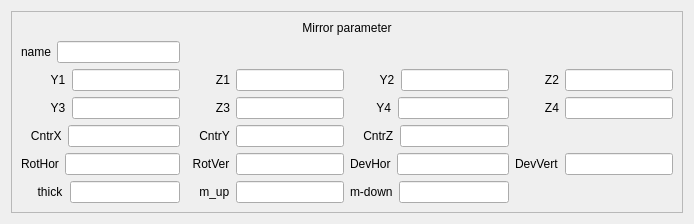
        <widget class="QWidget" name="MirrorWin_7" native="true">
         <layout class="QVBoxLayout" name="verticalLayout_13">
          <item>
           <widget class="QFrame" name="frame_12">
            <property name="frameShape">
             <enum>QFrame::StyledPanel</enum>
            </property>
            <property name="frameShadow">
             <enum>QFrame::Raised</enum>
            </property>
            <layout class="QGridLayout" name="gridLayout_12">
             <item row="6" column="2">
              <layout class="QFormLayout" name="formLayout_202">
               <item row="0" column="0">
                <widget class="QLabel" name="label_218">
                 <property name="text">
                  <string>m-down</string>
                 </property>
                </widget>
               </item>
               <item row="0" column="1">
                <widget class="QLineEdit" name="lineEdit_202">
                 <property name="sizePolicy">
                  <sizepolicy hsizetype="Preferred" vsizetype="Fixed">
                   <horstretch>0</horstretch>
                   <verstretch>0</verstretch>
                  </sizepolicy>
                 </property>
                </widget>
               </item>
              </layout>
             </item>
             <item row="4" column="2">
              <layout class="QFormLayout" name="formLayout_203">
               <item row="0" column="0">
                <widget class="QLabel" name="label_219">
                 <property name="text">
                  <string>    CntrZ</string>
                 </property>
                </widget>
               </item>
               <item row="0" column="1">
                <widget class="QLineEdit" name="lineEdit_203">
                 <property name="sizePolicy">
                  <sizepolicy hsizetype="Preferred" vsizetype="Fixed">
                   <horstretch>0</horstretch>
                   <verstretch>0</verstretch>
                  </sizepolicy>
                 </property>
                </widget>
               </item>
              </layout>
             </item>
             <item row="2" column="0">
              <layout class="QFormLayout" name="formLayout_204">
               <item row="0" column="0">
                <widget class="QLabel" name="label_220">
                 <property name="text">
                  <string>         Y1</string>
                 </property>
                </widget>
               </item>
               <item row="0" column="1">
                <widget class="QLineEdit" name="lineEdit_204">
                 <property name="sizePolicy">
                  <sizepolicy hsizetype="Preferred" vsizetype="Fixed">
                   <horstretch>0</horstretch>
                   <verstretch>0</verstretch>
                  </sizepolicy>
                 </property>
                </widget>
               </item>
              </layout>
             </item>
             <item row="6" column="1">
              <layout class="QFormLayout" name="formLayout_205">
               <item row="0" column="0">
                <widget class="QLabel" name="label_221">
                 <property name="text">
                  <string>    m_up</string>
                 </property>
                </widget>
               </item>
               <item row="0" column="1">
                <widget class="QLineEdit" name="lineEdit_205">
                 <property name="sizePolicy">
                  <sizepolicy hsizetype="Preferred" vsizetype="Fixed">
                   <horstretch>0</horstretch>
                   <verstretch>0</verstretch>
                  </sizepolicy>
                 </property>
                </widget>
               </item>
              </layout>
             </item>
             <item row="5" column="2">
              <layout class="QFormLayout" name="formLayout_206">
               <item row="0" column="0">
                <widget class="QLabel" name="label_222">
                 <property name="text">
                  <string>DevHor</string>
                 </property>
                </widget>
               </item>
               <item row="0" column="1">
                <widget class="QLineEdit" name="lineEdit_206">
                 <property name="sizePolicy">
                  <sizepolicy hsizetype="Preferred" vsizetype="Fixed">
                   <horstretch>0</horstretch>
                   <verstretch>0</verstretch>
                  </sizepolicy>
                 </property>
                </widget>
               </item>
              </layout>
             </item>
             <item row="3" column="1">
              <layout class="QFormLayout" name="formLayout_207">
               <item row="0" column="0">
                <widget class="QLabel" name="label_223">
                 <property name="text">
                  <string>         Z3</string>
                 </property>
                </widget>
               </item>
               <item row="0" column="1">
                <widget class="QLineEdit" name="lineEdit_207">
                 <property name="sizePolicy">
                  <sizepolicy hsizetype="Preferred" vsizetype="Fixed">
                   <horstretch>0</horstretch>
                   <verstretch>0</verstretch>
                  </sizepolicy>
                 </property>
                </widget>
               </item>
              </layout>
             </item>
             <item row="5" column="1">
              <layout class="QFormLayout" name="formLayout_208">
               <item row="0" column="0">
                <widget class="QLabel" name="label_224">
                 <property name="text">
                  <string>  RotVer</string>
                 </property>
                </widget>
               </item>
               <item row="0" column="1">
                <widget class="QLineEdit" name="lineEdit_208">
                 <property name="sizePolicy">
                  <sizepolicy hsizetype="Preferred" vsizetype="Fixed">
                   <horstretch>0</horstretch>
                   <verstretch>0</verstretch>
                  </sizepolicy>
                 </property>
                </widget>
               </item>
              </layout>
             </item>
             <item row="2" column="2">
              <layout class="QFormLayout" name="formLayout_209">
               <item row="0" column="0">
                <widget class="QLabel" name="label_225">
                 <property name="text">
                  <string>         Y2</string>
                 </property>
                </widget>
               </item>
               <item row="0" column="1">
                <widget class="QLineEdit" name="lineEdit_209">
                 <property name="sizePolicy">
                  <sizepolicy hsizetype="Preferred" vsizetype="Fixed">
                   <horstretch>0</horstretch>
                   <verstretch>0</verstretch>
                  </sizepolicy>
                 </property>
                </widget>
               </item>
              </layout>
             </item>
             <item row="4" column="1">
              <layout class="QFormLayout" name="formLayout_210">
               <item row="0" column="0">
                <widget class="QLabel" name="label_226">
                 <property name="text">
                  <string>    CntrY</string>
                 </property>
                </widget>
               </item>
               <item row="0" column="1">
                <widget class="QLineEdit" name="lineEdit_210">
                 <property name="sizePolicy">
                  <sizepolicy hsizetype="Preferred" vsizetype="Fixed">
                   <horstretch>0</horstretch>
                   <verstretch>0</verstretch>
                  </sizepolicy>
                 </property>
                </widget>
               </item>
              </layout>
             </item>
             <item row="5" column="3">
              <layout class="QFormLayout" name="formLayout_211">
               <item row="0" column="0">
                <widget class="QLabel" name="label_227">
                 <property name="text">
                  <string>DevVert</string>
                 </property>
                </widget>
               </item>
               <item row="0" column="1">
                <widget class="QLineEdit" name="lineEdit_211">
                 <property name="sizePolicy">
                  <sizepolicy hsizetype="Preferred" vsizetype="Fixed">
                   <horstretch>0</horstretch>
                   <verstretch>0</verstretch>
                  </sizepolicy>
                 </property>
                </widget>
               </item>
              </layout>
             </item>
             <item row="3" column="3">
              <layout class="QFormLayout" name="formLayout_212">
               <item row="0" column="0">
                <widget class="QLabel" name="label_228">
                 <property name="text">
                  <string>         Z4</string>
                 </property>
                </widget>
               </item>
               <item row="0" column="1">
                <widget class="QLineEdit" name="lineEdit_212">
                 <property name="sizePolicy">
                  <sizepolicy hsizetype="Preferred" vsizetype="Fixed">
                   <horstretch>0</horstretch>
                   <verstretch>0</verstretch>
                  </sizepolicy>
                 </property>
                </widget>
               </item>
              </layout>
             </item>
             <item row="6" column="0">
              <layout class="QFormLayout" name="formLayout_213">
               <item row="0" column="0">
                <widget class="QLabel" name="label_229">
                 <property name="text">
                  <string>     thick</string>
                 </property>
                </widget>
               </item>
               <item row="0" column="1">
                <widget class="QLineEdit" name="lineEdit_213">
                 <property name="sizePolicy">
                  <sizepolicy hsizetype="Preferred" vsizetype="Fixed">
                   <horstretch>0</horstretch>
                   <verstretch>0</verstretch>
                  </sizepolicy>
                 </property>
                </widget>
               </item>
              </layout>
             </item>
             <item row="2" column="1">
              <layout class="QFormLayout" name="formLayout_214">
               <item row="0" column="0">
                <widget class="QLabel" name="label_230">
                 <property name="text">
                  <string>         Z1</string>
                 </property>
                </widget>
               </item>
               <item row="0" column="1">
                <widget class="QLineEdit" name="lineEdit_214">
                 <property name="sizePolicy">
                  <sizepolicy hsizetype="Preferred" vsizetype="Fixed">
                   <horstretch>0</horstretch>
                   <verstretch>0</verstretch>
                  </sizepolicy>
                 </property>
                </widget>
               </item>
              </layout>
             </item>
             <item row="5" column="0">
              <layout class="QFormLayout" name="formLayout_215">
               <item row="0" column="0">
                <widget class="QLabel" name="label_231">
                 <property name="text">
                  <string>RotHor</string>
                 </property>
                </widget>
               </item>
               <item row="0" column="1">
                <widget class="QLineEdit" name="lineEdit_215">
                 <property name="sizePolicy">
                  <sizepolicy hsizetype="Preferred" vsizetype="Fixed">
                   <horstretch>0</horstretch>
                   <verstretch>0</verstretch>
                  </sizepolicy>
                 </property>
                </widget>
               </item>
              </layout>
             </item>
             <item row="3" column="0">
              <layout class="QFormLayout" name="formLayout_216">
               <item row="0" column="0">
                <widget class="QLabel" name="label_232">
                 <property name="text">
                  <string>         Y3</string>
                 </property>
                </widget>
               </item>
               <item row="0" column="1">
                <widget class="QLineEdit" name="lineEdit_216">
                 <property name="sizePolicy">
                  <sizepolicy hsizetype="Preferred" vsizetype="Fixed">
                   <horstretch>0</horstretch>
                   <verstretch>0</verstretch>
                  </sizepolicy>
                 </property>
                </widget>
               </item>
              </layout>
             </item>
             <item row="2" column="3">
              <layout class="QFormLayout" name="formLayout_217">
               <item row="0" column="0">
                <widget class="QLabel" name="label_233">
                 <property name="text">
                  <string>         Z2</string>
                 </property>
                </widget>
               </item>
               <item row="0" column="1">
                <widget class="QLineEdit" name="lineEdit_217">
                 <property name="sizePolicy">
                  <sizepolicy hsizetype="Preferred" vsizetype="Fixed">
                   <horstretch>0</horstretch>
                   <verstretch>0</verstretch>
                  </sizepolicy>
                 </property>
                </widget>
               </item>
              </layout>
             </item>
             <item row="4" column="0">
              <layout class="QFormLayout" name="formLayout_218">
               <item row="0" column="0">
                <widget class="QLabel" name="label_234">
                 <property name="text">
                  <string>   CntrX</string>
                 </property>
                </widget>
               </item>
               <item row="0" column="1">
                <widget class="QLineEdit" name="lineEdit_218">
                 <property name="sizePolicy">
                  <sizepolicy hsizetype="Preferred" vsizetype="Fixed">
                   <horstretch>0</horstretch>
                   <verstretch>0</verstretch>
                  </sizepolicy>
                 </property>
                </widget>
               </item>
              </layout>
             </item>
             <item row="3" column="2">
              <layout class="QFormLayout" name="formLayout_219">
               <item row="0" column="0">
                <widget class="QLabel" name="label_235">
                 <property name="text">
                  <string>        Y4</string>
                 </property>
                </widget>
               </item>
               <item row="0" column="1">
                <widget class="QLineEdit" name="lineEdit_219">
                 <property name="sizePolicy">
                  <sizepolicy hsizetype="Preferred" vsizetype="Fixed">
                   <horstretch>0</horstretch>
                   <verstretch>0</verstretch>
                  </sizepolicy>
                 </property>
                </widget>
               </item>
              </layout>
             </item>
             <item row="1" column="0">
              <layout class="QFormLayout" name="formLayout_220">
               <item row="0" column="0">
                <widget class="QLabel" name="label_236">
                 <property name="text">
                  <string>name</string>
                 </property>
                </widget>
               </item>
               <item row="0" column="1">
                <widget class="QLineEdit" name="lineEdit_220"/>
               </item>
              </layout>
             </item>
             <item row="0" column="0" colspan="4">
              <widget class="QLabel" name="label_237">
               <property name="text">
                <string>Mirror parameter</string>
               </property>
               <property name="alignment">
                <set>Qt::AlignCenter</set>
               </property>
              </widget>
             </item>
            </layout>
           </widget>
          </item>
         </layout>
        </widget>
